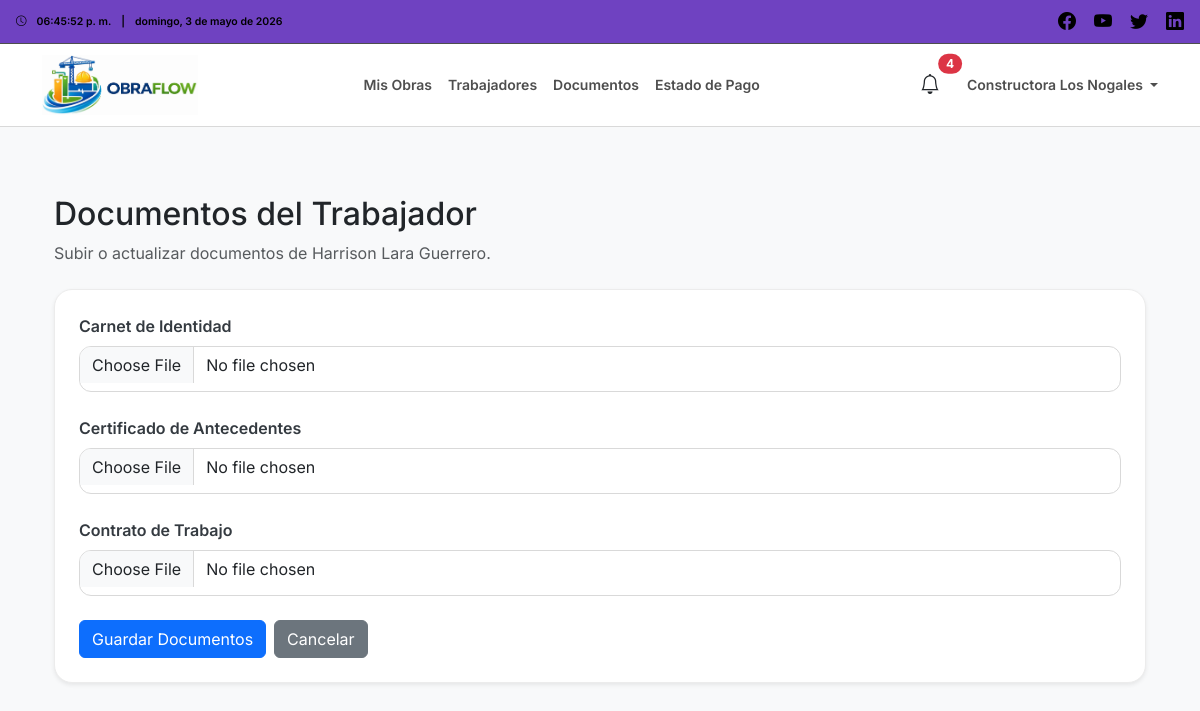
Screenshot of /trabajadores/2/documentos/ (signed in) with the database file from the repository.
### users/models.py (models this page shows, shortened)
class User(AbstractUser):
    class Roles(models.TextChoices):
        ADMIN = 'ADMIN', 'Administrador'
        INSPECTOR = 'INSPECTOR', 'Inspector'
        CONTRATISTA = 'CONTRATISTA', 'Empresa Contratista'
    role = models.CharField(
        max_length=20,
        choices=Roles.choices,
        default=Roles.CONTRATISTA
    )

### trabajadores/models.py (models this page shows, shortened)
class Trabajador(models.Model):
    ESTADO_CHOICES = [
        ('ACTIVO', 'Activo'),
        ('INACTIVO', 'Inactivo'),
    ]
    obra = models.ForeignKey(
        Obra,
        on_delete=models.CASCADE,
        related_name='trabajadores'
    )
    nombres = models.CharField(max_length=150)
    apellidos = models.CharField(max_length=150)
    rut = models.CharField(max_length=20)
    fecha_nacimiento = models.DateField()
    cargo = models.CharField(max_length=150)
    fecha_ingreso = models.DateField()
    estado = models.CharField(
        max_length=20,
        choices=ESTADO_CHOICES,
        default='ACTIVO'
    )
    fecha_creacion = models.DateTimeField(auto_now_add=True)
    class Meta:
        verbose_name = 'Trabajador'
        verbose_name_plural = 'Trabajadores'
        ordering = ['apellidos', 'nombres']
    @property
    def documentos_completos(self):
        return hasattr(self, 'documentos') and all([
            self.documentos.carnet_identidad,
            self.documentos.certificado_antecedentes,
            self.documentos.contrato_trabajo,
        ])

class DocumentoTrabajador(models.Model):
    trabajador = models.OneToOneField(
        Trabajador,
        on_delete=models.CASCADE,
        related_name='documentos'
    )
    carnet_identidad = models.FileField(
        upload_to='trabajadores/carnet/',
        blank=True,
        null=True
    )
    certificado_antecedentes = models.FileField(
        upload_to='trabajadores/antecedentes/',
        blank=True,
        null=True
    )
    contrato_trabajo = models.FileField(
        upload_to='trabajadores/contratos/',
        blank=True,
        null=True
    )
    fecha_actualizacion = models.DateTimeField(auto_now=True)
    class Meta:
        verbose_name = 'Documento de Trabajador'
        verbose_name_plural = 'Documentos de Trabajadores'

### core/views.py (the view)
# urls.py: path('trabajadores/<int:trabajador_id>/documentos/', trabajador_documentos_editar, name='trabajador_documentos_editar'),
@login_required(login_url='login')
def trabajador_documentos_editar(request, trabajador_id):
    if request.user.role != 'CONTRATISTA':
        return HttpResponseForbidden('No tienes permiso para subir documentos.')
    trabajador = get_object_or_404(
        Trabajador,
        id=trabajador_id,
        obra__empresa=request.user
    )
    documentos, created = DocumentoTrabajador.objects.get_or_create(
        trabajador=trabajador
    )
    if request.method == 'POST':
        form = DocumentoTrabajadorForm(
            request.POST,
            request.FILES,
            instance=documentos
        )
        if form.is_valid():
            form.save()
            messages.success(request, 'Documentos del trabajador actualizados correctamente.')
            return redirect('trabajadores_detalle', trabajador_id=trabajador.id)
    else:
        form = DocumentoTrabajadorForm(instance=documentos)
    return render(request, 'trabajadores/documentos_editar.html', {
        'form': form,
        'trabajador': trabajador,
        'documentos': documentos,
    })

### trabajadores/forms.py
class DocumentoTrabajadorForm(forms.ModelForm):
    class Meta:
        model = DocumentoTrabajador
        fields = [
            'carnet_identidad',
            'certificado_antecedentes',
            'contrato_trabajo',
        ]
        widgets = {
            'carnet_identidad': forms.ClearableFileInput(attrs={'class': 'form-control'}),
            'certificado_antecedentes': forms.ClearableFileInput(attrs={'class': 'form-control'}),
            'contrato_trabajo': forms.ClearableFileInput(attrs={'class': 'form-control'}),
        }

### templates/trabajadores/documentos_editar.html (shortened to what this page needs)
{% extends 'base.html' %}
{% load static %}
{% block content %}
<div class="container mt-4">
    <div class="mb-4">
        <h2>Documentos del Trabajador</h2>
        <p class="text-muted mb-0">
            Subir o actualizar documentos de {{ trabajador.nombres }} {{ trabajador.apellidos }}.
        </p>
    </div>
    <div class="card shadow-sm obra-form-card">
        <div class="card-body p-4">
            <form method="POST"
                  enctype="multipart/form-data"
                  class="form-confirmacion-modal"
                  data-modal-titulo="Actualizar Documentos"
                  data-modal-mensaje="¿Estás seguro de guardar los documentos del trabajador?">
                <div class="row g-4">
                    <div class="col-md-12">
                        <label class="form-label obra-form-label">Carnet de Identidad</label>
                        {{ form.carnet_identidad }}
                    </div>
                    <div class="col-md-12">
                        <label class="form-label obra-form-label">Certificado de Antecedentes</label>
                        {{ form.certificado_antecedentes }}
                    </div>
                    <div class="col-md-12">
                        <label class="form-label obra-form-label">Contrato de Trabajo</label>
                        {{ form.contrato_trabajo }}
                    </div>
                </div>
                <div class="mt-4 d-flex gap-2 flex-wrap">
                    <button type="submit" class="btn btn-primary">
                        Guardar Documentos
                    </button>
                    <a href="{% url 'trabajadores_detalle' trabajador.id %}" class="btn btn-secondary">
                        Cancelar
                    </a>
                </div>
            </form>
        </div>
    </div>
</div>
{% endblock %}

### templates/partials/navbar_empresa.html (shortened to what this page needs)
{% load static %}
<div class="top-bar-empresa d-flex justify-content-between align-items-center px-3">
    <div class="hora-info d-flex align-items-center flex-nowrap small">
        <i class="bi bi-clock me-2"></i>
        <span id="topbarClockEmpresa" class="me-2">--:--:--</span>
        <span class="me-2">|</span>
        <span id="topbarDateEmpresa" class="text-truncate">--</span>
    </div>
    <div class="social-icons">
        <a href="#"><i class="bi bi-facebook"></i></a>
        <a href="#"><i class="bi bi-youtube"></i></a>
        <a href="#"><i class="bi bi-twitter"></i></a>
        <a href="#"><i class="bi bi-linkedin"></i></a>
    </div>
</div>
<nav class="navbar navbar-expand-lg navbar-light navbar-inspector">
    <div class="container">
        <a class="navbar-brand d-flex align-items-center" href="{% url 'dashboard_empresa' %}">
            <img src="{% static 'images/logo_navbar.jpeg' %}" alt="OBRAFLOW" class="logo">
        </a>
        <div class="collapse navbar-collapse" id="navbarNavEmpresa">
            <ul class="navbar-nav mx-auto">
                <li class="nav-item"><a class="nav-link" href="{% url 'obras' %}">Mis Obras</a></li>
                <li class="nav-item"><a class="nav-link" href="{% url 'trabajadores' %}">Trabajadores</a></li>
                <li class="nav-item"><a class="nav-link" href="{% url 'documentos' %}">Documentos</a></li>
                <li class="nav-item"><a class="nav-link" href="{% url 'edp' %}">Estado de Pago</a></li>
            </ul>
            <div class="nav-icons d-flex align-items-center gap-3">
                <button class="btn btn-link nav-alert-btn position-relative"
                        type="button"
                        data-bs-toggle="offcanvas"
                        data-bs-target="#offcanvasAlertasEmpresa">
                    <i class="bi bi-bell fs-5"></i>
                    {% if nav_total_alertas_empresa > 0 %}
                    <span class="position-absolute top-0 start-100 translate-middle badge rounded-pill bg-danger">
                        {{ nav_total_alertas_empresa }}
                    </span>
                    {% endif %}
                </button>
                <div class="dropdown">
                    <a class="nav-link dropdown-toggle"
                       href="#"
                       role="button"
                       data-bs-toggle="dropdown">
                        {% if request.user.first_name %}
                            {{ request.user.first_name }} {{ request.user.last_name }}
                        {% else %}
                            {{ request.user.username }}
                        {% endif %}
                    </a>
                </div>
            </div>
        </div>
    </div>
</nav>

### static/css/styles.css (style rules this page uses)
body { font-family: 'Inter', sans-serif; background-color: #f8f9fa; margin: 0; padding: 0; }
.top-bar-empresa { background-color: #6f42c1; color: black; font-size: 12px; font-weight: 600; padding: 8px 15px; }
.top-bar-inspector .hora-info, .top-bar-empresa .hora-info { display: flex; align-items: center; gap: 2px; }
.top-bar-inspector .social-icons a, .top-bar-empresa .social-icons a { color: black; font-size: 18px; margin-left: 15px; text-decoration: none; transition: color 0.2s ease-in-out; }
.navbar-inspector { background-color: #ffffff; border-top: 1px solid #4e4e4e; border-bottom: 1px solid #d9d9d9; min-height: 70px; padding-top: 6px; padding-bottom: 6px; }
.logo { height: 100%; max-height: 60px; width: auto; object-fit: contain; display: block; }
.navbar-inspector .nav-link { color: #4e4e4e; font-weight: 600; font-size: 14px; transition: color 0.2s ease-in-out; white-space: nowrap; }
.nav-icons { display: flex; align-items: center; gap: 20px; }
.obra-form-card { border: 1px solid #ececec; border-radius: 18px; }
.obra-form-label { font-weight: 600; color: #343a40; margin-bottom: 8px; }
.obra-form-card input, .obra-form-card select, .obra-form-card textarea { border-radius: 12px; border: 1px solid #d9d9d9; min-height: 46px; box-shadow: none; }
.obra-form-card input, .obra-form-card select { border-radius: 12px; border: 1px solid #d9d9d9; min-height: 46px; box-shadow: none; }
.nav-alert-btn { color: #212529; text-decoration: none; padding: 6px 10px; }

### rows the page displays
User: user.first_name "Constructora Los Nogales"
Trabajador: nombres "Harrison", apellidos "Lara Guerrero"

### other values shown
{{ nav_total_alertas_empresa }} "4"
